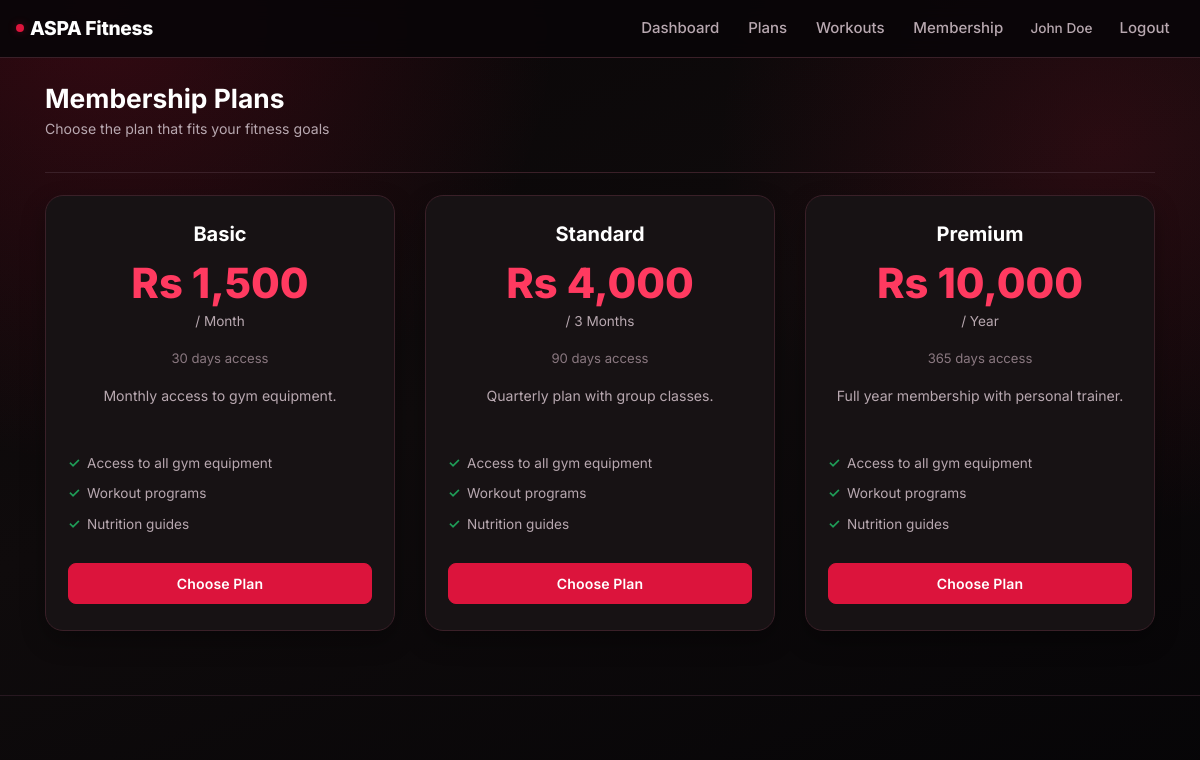
The page /user/view_plans.php (signed in) on the database its author committed.
### tables this page shows
CREATE TABLE IF NOT EXISTS membership_plans (
    id INT AUTO_INCREMENT PRIMARY KEY,
    plan_id INT NOT NULL UNIQUE,
    plan_name VARCHAR(100) NOT NULL,
    duration INT NOT NULL COMMENT 'duration in days',
    price DECIMAL(10,2) NOT NULL,
    description TEXT
);

### user/view_plans.php (the view, shortened to what this page needs)
<?php
require_once __DIR__ . '/../config/app.php';
$plans = [];
$sql = 'SELECT id, plan_name, duration, price, description FROM membership_plans ORDER BY duration ASC';
$res = $conn->query($sql);
if ($res) {
    while ($row = $res->fetch_assoc()) {
        $plans[] = $row;
    }
}
$currentSubscription = null;
?>
<?php include __DIR__ . '/../includes/header.php'; ?>
<section class="page-section">
    <div class="page-header">
        <div>
            <h2>Membership Plans</h2>
            <p class="page-header-sub">Choose the plan that fits your fitness goals</p>
        </div>
    </div>
    <?php if (empty($plans)): ?>
        <p class="text-muted">No membership plans are currently available.</p>
    <?php else: ?>
        <div class="row">
            <?php foreach ($plans as $plan): ?>
                <?php
                    $isCurrent = $currentSubscription && $currentSubscription['plan_id'] == $plan['id'];
                    $months = ceil($plan['duration'] / 30);
                    if ($plan['duration'] >= 365)     $period = '/ Year';
                    elseif ($plan['duration'] >= 90)  $period = '/ ' . $months . ' Months';
                    else                               $period = '/ Month';
                ?>
                <div class="col-md-4 mb-4">
                    <div class="membership-card <?= $isCurrent ? 'is-current' : '' ?>">
                        <div class="card-body text-center">
                            <h5 class="card-title mb-1"><?= htmlspecialchars($plan['plan_name']) ?></h5>
                            <div class="my-3">
                                <span class="membership-price">Rs <?= number_format($plan['price'], 0) ?></span>
                                <p class="membership-period"><?= $period ?></p>
                            </div>
                            <p class="membership-duration"><?= $plan['duration'] ?> days access</p>
                            <p style="color:var(--muted);font-size:0.88rem;min-height:48px;">
                                <?= htmlspecialchars($plan['description']) ?>
                            </p>
                            <ul class="membership-features text-left mt-3 mb-4">
                                <li>Access to all gym equipment</li>
                                <li>Workout programs</li>
                                <?php if ($plan['duration'] >= 30): ?>
                                    <li>Nutrition guides</li>
                                <?php endif; ?>
                            </ul>
                            <?php if ($isCurrent): ?>
                                <button class="btn btn-secondary btn-block" disabled>Current Plan</button>
                            <?php else: ?>
                                <a href="<?= BASE_URL ?>/user/checkout.php?id=<?= $plan['id'] ?>" class="btn btn-primary btn-block">
                                    Choose Plan
                                </a>
                            <?php endif; ?>
                        </div>
                    </div>
                </div>
            <?php endforeach; ?>
        </div>
    <?php endif; ?>
</section>
<?php include __DIR__ . '/../includes/footer.php'; ?>

### assets/css/style.css (style rules this page uses)
:root { --bg: #0f0b0c; --surface: #171214; --surface-2: #1e141a; --surface-3: #251820; --text: #f0e8eb; --muted: #b8a8b0; --muted-2: #8a7880; --accent: #dc143c; --accent-2: #a80f2e; --accent-3: #ff3a60; --accent-soft: rgba(220, 20, 60, 0.16); --accent-glow: rgba(220, 20, 60, 0.32); --line: #3a2028; --line-soft: #271820; --success: #1f9e58; --success-soft: rgba(31, 158, 88, 0.15); --warning: #ef9f2f; --warning-soft: rgba(239, 159, 47, 0.15); --danger-soft: rgba(220, 20, 60, 0.15); --info-soft: rgba(100, 160, 240, 0.13); --radius-sm: 8px; --radius: 12px; --radius-lg: 18px; --radius-xl: 24px; --shadow-sm: 0 4px 12px rgba(0, 0, 0, 0.28); --shadow: 0 10px 24px rgba(0, 0, 0, 0.32); --shadow-lg: 0 18px 40px rgba(0, 0, 0, 0.44); --transition: 0.25s ease; }
*, *::before, *::after { box-sizing: border-box; }
html { scroll-behavior: smooth; }
body { font-family: 'Inter', "Segoe UI", "Trebuchet MS", sans-serif; font-size: 15px; line-height: 1.65; background: radial-gradient(circle at 8% 0%, rgba(220, 20, 60, 0.20) 0%, transparent 34%), radial-gradient(circle at 92% 18%, rgba(163, 15, 43, 0.18) 0%, transparent 30%), linear-gradient(160deg, #090607 0%, var(--bg) 46%, #060507 100%); background-attachment: fixed; color: var(--text); min-height: 100vh; }
a { color: var(--accent-3); text-decoration: none; transition: color var(--transition); }
h1, h2, h3, h4, h5, h6 { color: #fff; font-weight: 700; line-height: 1.25; }
.page-header { display: flex; align-items: center; justify-content: space-between; flex-wrap: wrap; gap: 12px; margin-bottom: 22px; padding-bottom: 16px; border-bottom: 1px solid var(--line); }
.page-header h2, .page-header h1 { margin: 0; font-size: 1.65rem; }
.page-header .page-header-sub { color: var(--muted); font-size: 0.88rem; margin-top: 2px; }
.page-section { opacity: 1; }
.card-body { padding: 18px; }
.card-title { color: #fff; font-weight: 700; }
.btn { border-radius: var(--radius-sm); font-weight: 600; font-size: 0.88rem; padding: 9px 18px; transition: background var(--transition), border-color var(--transition), box-shadow var(--transition), transform 0.15s ease; letter-spacing: 0.1px; }
.btn-primary { background: var(--accent); border-color: var(--accent); color: #fff; }
.membership-card { background: var(--surface); border: 1px solid var(--line); border-radius: var(--radius-lg); overflow: hidden; box-shadow: var(--shadow); transition: box-shadow var(--transition), border-color var(--transition); height: 100%; }
.membership-card .card-body { padding: 26px 22px; }
.membership-price { font-size: 2.6rem !important; font-weight: 800; color: var(--accent-3) !important; line-height: 1; }
.membership-period { font-size: 0.85rem; color: var(--muted); margin-top: 4px; }
.membership-duration { font-size: 0.82rem; color: var(--muted-2); margin-bottom: 14px; }
.membership-features { list-style: none; padding: 0; margin: 0; }
.membership-features li { font-size: 0.85rem; color: var(--muted); padding: 4px 0; }
.membership-features li::before { content: '✓'; color: var(--success); font-weight: 700; margin-right: 7px; }

### rows shown on the page
membership_plans: plan_name "Basic", price "1,500", duration "/ Month", duration "30", description "Monthly access to gym equipment.", shows "Nutrition guides"
membership_plans: plan_name "Standard", price "4,000", duration "/ 3 Months", duration "90", description "Quarterly plan with group classes.", shows "Nutrition guides"
membership_plans: plan_name "Premium", price "10,000", duration "/ Year", duration "365", description "Full year membership with personal trainer.", shows "Nutrition guides"

### other values the page prints
$_SESSION['name'] "John Doe"
